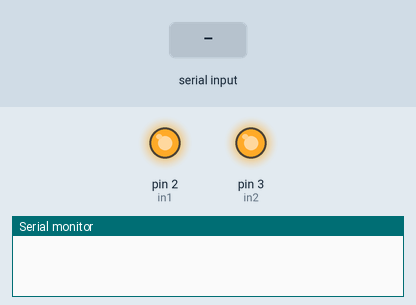
Simulated run of this sketch. Board: Arduino Uno, built with avr-gcc and run on an emulated ATmega328P. On the bench: output pins drawn as LEDs (lit = HIGH), the last lines printed to the serial monitor. The test bench sets the inputs (shaded band).

Above: at 1.2 s.
1.3 s: "a" received over Serial
At 2.2 s:
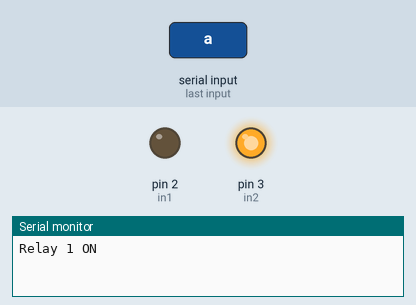
2.8 s: "c" received over Serial
At 3.3 s:
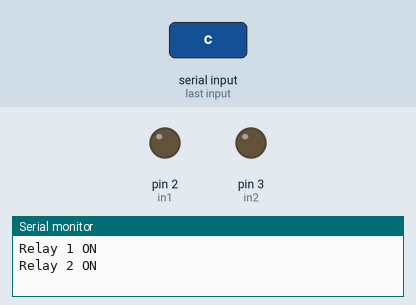
4.3 s: "b" received over Serial
At 5.5 s:
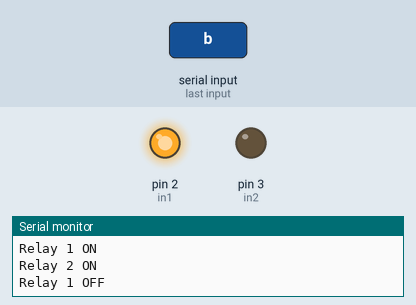
5.8 s: "d" received over Serial
At 6.8 s:
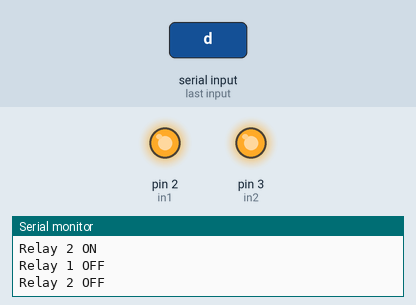
Timing chart, 0 to 8.3 s (numbered marks = the images above; inputs shaded):
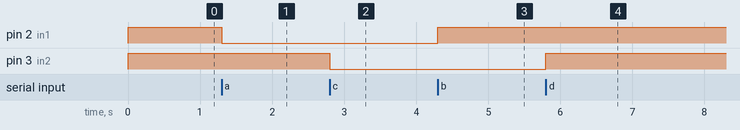

Measured:
- after the input at 1.3 s, pin 2 (in1): HIGH → LOW at once
- after the input at 2.8 s, pin 3 (in2): HIGH → LOW at once
- after the input at 4.3 s, pin 2 (in1): LOW → HIGH at once
- after the input at 5.8 s, pin 3 (in2): LOW → HIGH at once

The sketch:

Home_Automation_Using_Arduino_and_HC-05.ino.ino
```cpp
int in1 = 2;
int in2 = 3;
char temp;
void setup() {
  pinMode(in1, OUTPUT);
  digitalWrite(in1, HIGH);
  pinMode(in2, OUTPUT);
  digitalWrite(in2, HIGH);
  Serial.begin(9600);
}

void loop() {
  Serial.flush();
  if (Serial.available()>0)
  { temp= Serial.read();

  switch(temp)
  {case 'a':
      digitalWrite(in1, LOW);
      Serial.println("Relay 1 ON");
      break;
   case 'b':
      digitalWrite(in1, HIGH);
      Serial.println("Relay 1 OFF");
      break;
   case 'c':
      digitalWrite(in2, LOW);
      Serial.println("Relay 2 ON");
      break;
   case 'd':
      digitalWrite(in2, HIGH);
      Serial.println("Relay 2 OFF");
      break;
  }
  }
}
```
